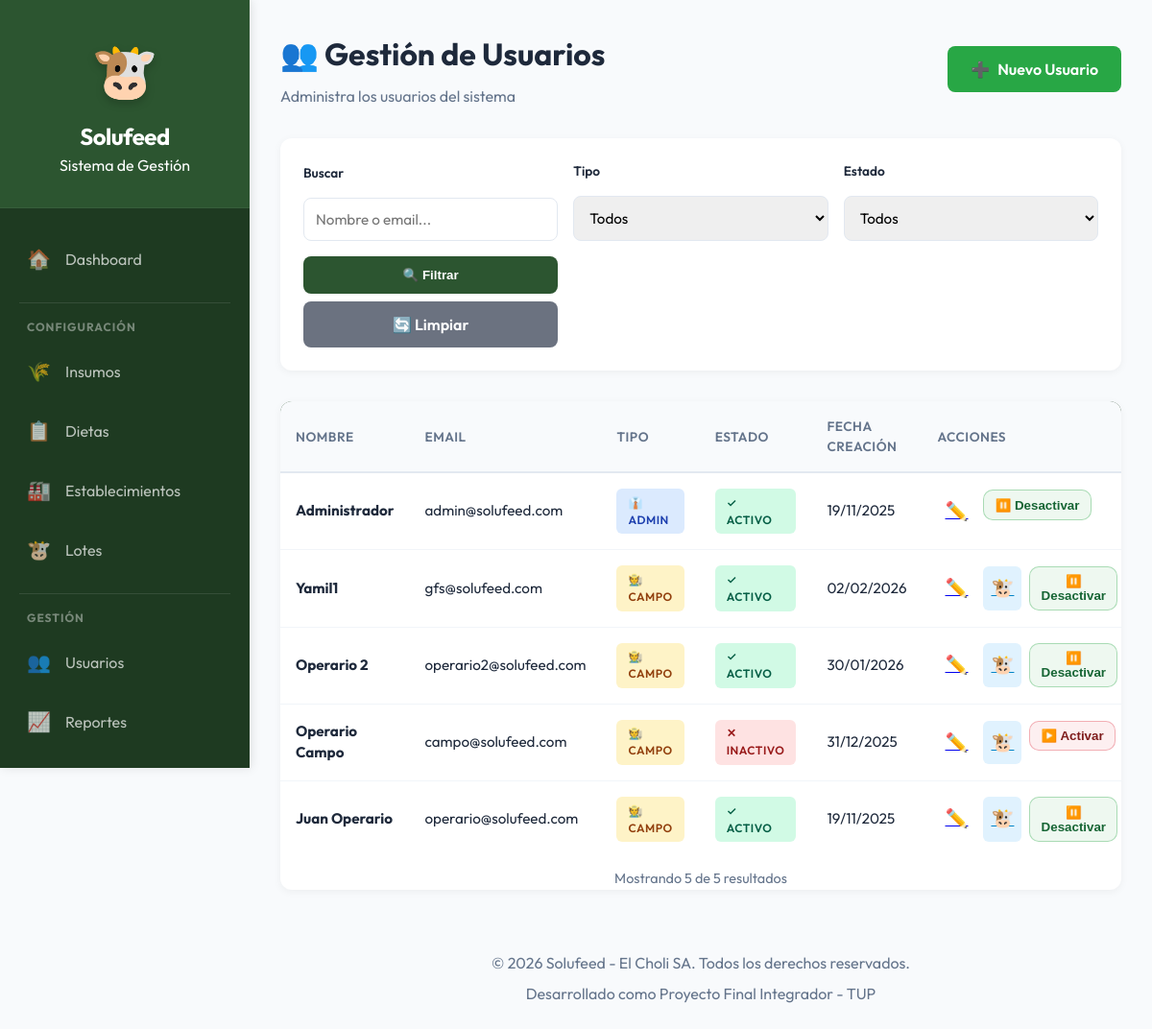
Screenshot of /solufeed/admin/usuarios/listar.php (signed in) with the database file from the repository.
### tables this page shows
CREATE TABLE `usuario` (
  `id_usuario` int(11) NOT NULL,
  `nombre` varchar(100) NOT NULL,
  `email` varchar(150) NOT NULL,
  `password_hash` varchar(255) NOT NULL,
  `tipo` enum('ADMIN','CAMPO') NOT NULL,
  `activo` tinyint(1) NOT NULL DEFAULT 1,
  `fecha_creacion` datetime NOT NULL,
  `fecha_actualizacion` datetime DEFAULT NULL
);

### solufeed/includes/functions.php (called while the page is built, shortened)
<?php
function formatearFecha($fecha) {
    $timestamp = strtotime($fecha);
    return date('d/m/Y', $timestamp);
}
?>

### solufeed/admin/usuarios/listar.php (the view, shortened to what this page needs)
<?php
require_once '../../includes/functions.php';
$db = getConnection();
$me = (int)($_SESSION['usuario_id'] ?? 0);
$filtro_tipo = $_GET['tipo'] ?? '';
$busqueda = $_GET['busqueda'] ?? '';
$busqueda = trim((string)$busqueda);
$por_pagina = 10;
$pagina_actual = isset($_GET['pagina']) ? (int)$_GET['pagina'] : 1;
$offset = ($pagina_actual - 1) * $por_pagina;
if ($filtro_tipo === 'ADMIN') {
    $where = "WHERE id_usuario = ?";
    $params = [$me];
} else {
    $campo_where = "tipo = 'CAMPO'";
    $campo_params = [];
    $where = "WHERE id_usuario = ? OR ($campo_where)";
    $params = array_merge([$me], $campo_params);
}
$stmt = $db->prepare("SELECT COUNT(*) FROM usuario $where");
$stmt->execute($params);
$total_registros = (int)$stmt->fetchColumn();
$sql = "SELECT id_usuario, nombre, email, tipo, activo, fecha_creacion FROM usuario $where";
$sql .= " ORDER BY (id_usuario = ?) DESC, fecha_creacion DESC";
$sql .= " LIMIT $por_pagina OFFSET $offset";
$params_data = array_merge($params, [$me]);
$stmt = $db->prepare($sql);
$stmt->execute($params_data);
$usuarios = $stmt->fetchAll();
        ?>
<?php
require_once '../../includes/header.php';
?>
<div class="container">
        <div class="usuarios-header">
            <div>
                <h1>👥 Gestión de Usuarios</h1>
                <p style="color: var(--text-muted); margin-top: 0.5rem;">
                    Administra los usuarios del sistema
                </p>
            </div>
            <a href="crear.php" class="btn-nuevo">
                <span>➕</span>
                Nuevo Usuario
            </a>
        </div>
        <div class="filters-section">
            <form method="GET" class="filters-grid">
                <div class="filter-group">
                    <label>Buscar</label>
                    <input type="text" name="busqueda" placeholder="Nombre o email..."
                           value="<?php echo htmlspecialchars($busqueda); ?>">
                </div>
                <div class="filter-group">
                    <label>Tipo</label>
                    <select name="tipo">
                        <option value="">Todos</option>
                    </select>
                </div>
                <div class="filter-group">
                    <label>Estado</label>
                    <select name="estado">
                        <option value="">Todos</option>
                    </select>
                </div>
                <div class="filter-group" style="display: flex; gap: 0.5rem;">
                    <button type="submit" class="btn-filter">🔍 Filtrar</button>
                    <a href="listar.php" class="btn-filter btn-clear" style="text-decoration: none; text-align: center;">🔄 Limpiar</a>
                </div>
            </form>
        </div>
        <div class="usuarios-table">
            <?php if (count($usuarios) > 0): ?>
                <table>
                    <thead>
                        <tr>
                            <th>Nombre</th>
                            <th>Email</th>
                            <th>Tipo</th>
                            <th>Estado</th>
                            <th>Fecha Creación</th>
                            <th>Acciones</th>
                        </tr>
                    </thead>
                    <tbody>
                        <?php foreach ($usuarios as $usuario): ?>
                            <tr>
                                <td><strong><?php echo htmlspecialchars($usuario['nombre']); ?></strong></td>
                                <td><?php echo htmlspecialchars($usuario['email']); ?></td>
                                <td>
                                    <span class="badge badge-<?php echo strtolower($usuario['tipo']); ?>">
                                        <?php echo $usuario['tipo'] === 'ADMIN' ? '👔 Admin' : '🧑‍🌾 Campo'; ?>
                                    </span>
                                </td>
                                <td>
                                    <span class="badge badge-<?php echo $usuario['activo'] ? 'activo' : 'inactivo'; ?>">
                                        <?php echo $usuario['activo'] ? '✓ Activo' : '✕ Inactivo'; ?>
                                    </span>
                                </td>
                                <td><?php echo formatearFecha($usuario['fecha_creacion']); ?></td>
                                <td>
                                    <div class="actions">
                                        <a href="editar.php?id=<?php echo $usuario['id_usuario']; ?>"
                                           class="btn-icon" title="Editar">✏️</a>
                                        <?php if ($usuario['tipo'] === 'CAMPO'): ?>
                                            <a href="asignar_lotes.php?id=<?php echo $usuario['id_usuario']; ?>"
                                               class="btn-icon" title="Asignar Lotes" style="background: #e0f2fe; color: #0284c7;">
                                                🐮
                                            </a>
                                        <?php endif; ?>
                                        <form method="POST" action="toggle_estado.php" style="display:inline;" onsubmit="return confirm('¿Confirmar cambio de estado?')">
                                            <button type="submit" class="btn-state <?php echo $usuario['activo'] ? 'on' : 'off'; ?>" title="<?php echo $usuario['activo'] ? 'Desactivar' : 'Activar'; ?>">
                                                <?php echo $usuario['activo'] ? '⏸️ Desactivar' : '▶️ Activar'; ?>
                                            </button>
                                        </form>
                                    </div>
                                </td>
                            </tr>
                        <?php endforeach; ?>
                    </tbody>
                </table>
                <div style="text-align: center; margin-top: 0.75rem; color: var(--text-muted); font-size: 0.9rem;">
                    Mostrando <?php echo count($usuarios); ?> de <?php echo $total_registros; ?> resultados
                </div>
            <?php endif; ?>
        </div>
    </div>
<?php require_once '../../includes/footer.php'; ?>

### solufeed/assets/css/main.css (style rules this page uses)
:root { --primary: #2c5530; --primary-light: #3d7043; --primary-dark: #1e3a21; --secondary: #1e6091; --accent: #f4a261; --success: #28a745; --danger: #dc3545; --warning: #ffc107; --info: #17a2b8; --bg-main: #f8fafc; --surface: #ffffff; --border: #e2e8f0; --text-main: #1e293b; --text-muted: #64748b; --text-on-primary: #ffffff; --shadow-sm: 0 1px 3px rgba(0, 0, 0, 0.12); --shadow-md: 0 4px 6px -1px rgba(0, 0, 0, 0.1), 0 2px 4px -1px rgba(0, 0, 0, 0.06); --shadow-lg: 0 10px 15px -3px rgba(0, 0, 0, 0.1), 0 4px 6px -2px rgba(0, 0, 0, 0.05); --radius: 12px; --text: var(--text-main); --shadow: var(--shadow-md); --bg-glass: rgba(255, 255, 255, 0.85); --accent-color: var(--accent); }
* { margin: 0; padding: 0; box-sizing: border-box; }
body { font-family: 'Outfit', 'Inter', -apple-system, sans-serif; background-color: var(--bg-main); color: var(--text-main); line-height: 1.5; -webkit-font-smoothing: antialiased; }
table { width: 100%; border-collapse: collapse; }
th { background: var(--bg-main); padding: 1rem; text-align: center; font-size: 0.85rem; text-transform: uppercase; color: var(--text-muted); font-weight: 700; border-bottom: 2px solid var(--border); }
td { padding: 1rem; border-bottom: 1px solid var(--border); font-size: 0.95rem; }
tr:last-child td { border-bottom: none; }
label { display: block; font-weight: 600; margin-bottom: 0.5rem; color: var(--text-main); }
input[type="text"], input[type="number"], input[type="date"], input[type="time"], input[type="email"], input[type="password"], select, textarea { width: 100%; padding: 0.75rem 1rem; border: 1px solid var(--border); border-radius: 8px; font-family: inherit; font-size: 1rem; transition: border-color 0.2s ease, box-shadow 0.2s ease; }
.btn-state { display:inline-flex; align-items:center; gap:.4rem; padding:.45rem .7rem; border-radius: 10px; border: 1px solid var(--border); background:#fff; font-weight: 800; cursor:pointer; }
.btn-state.on { border-color: rgba(40,167,69,.35); background: rgba(40,167,69,.08); color:#166534; }
.btn-state.off { border-color: rgba(220,53,69,.35); background: rgba(220,53,69,.08); color:#7f1d1d; }

### solufeed/admin/usuarios/listar.php (style rules this page uses)
.usuarios-header { display: flex; justify-content: space-between; align-items: center; margin-bottom: 2rem; flex-wrap: wrap; gap: 1rem; }
.filters-section { background: white; padding: 1.5rem; border-radius: 12px; box-shadow: 0 2px 8px rgba(0,0,0,0.05); margin-bottom: 2rem; }
.filters-grid { display: grid; grid-template-columns: repeat(auto-fit, minmax(200px, 1fr)); gap: 1rem; align-items: end; }
.filter-group { display: flex; flex-direction: column; gap: 0.5rem; }
.filter-group label { font-size: 0.85rem; font-weight: 600; color: var(--text); }
.filter-group input, .filter-group select { padding: 0.75rem; border: 1px solid #e2e8f0; border-radius: 8px; font-family: inherit; font-size: 0.95rem; }
.btn-filter { padding: 0.75rem 1.5rem; background: var(--primary); color: white; border: none; border-radius: 8px; cursor: pointer; font-weight: 600; transition: all 0.3s ease; }
.btn-clear { background: #6b7280; }
.usuarios-table { background: white; border-radius: 12px; overflow: hidden; box-shadow: 0 2px 8px rgba(0,0,0,0.05); }
table { width: 100%; border-collapse: collapse; }
thead { background: linear-gradient(135deg, var(--primary) 0%, var(--primary-dark) 100%); color: white; }
th { padding: 1rem; text-align: left; font-weight: 600; font-size: 0.85rem; text-transform: uppercase; letter-spacing: 0.5px; }
td { padding: 1rem; border-bottom: 1px solid #f1f5f9; }
tbody tr { transition: background 0.2s ease; }
.badge { display: inline-block; padding: 0.35rem 0.75rem; border-radius: 6px; font-size: 0.75rem; font-weight: 600; text-transform: uppercase; letter-spacing: 0.5px; }
.badge-admin { background: #dbeafe; color: #1e40af; }
.badge-campo { background: #fef3c7; color: #92400e; }
.badge-activo { background: #d1fae5; color: #065f46; }
.badge-inactivo { background: #fee2e2; color: #991b1b; }
.actions { display: flex; gap: 0.5rem; }
.btn-icon { padding: 0.5rem; border: none; background: none; cursor: pointer; font-size: 1.2rem; transition: transform 0.2s ease; border-radius: 6px; }
.btn-nuevo { padding: 0.75rem 1.5rem; background: var(--success); color: white; text-decoration: none; border-radius: 8px; font-weight: 600; display: inline-flex; align-items: center; gap: 0.5rem; transition: all 0.3s ease; }

### rows the page displays
usuario: nombre "Administrador", email "admin@solufeed.com", tipo "👔 ADMIN", activo "✓ ACTIVO", fecha_creacion "19/11/2025"
usuario: nombre "Yamil1", email "gfs@solufeed.com", tipo "🧑‍🌾 CAMPO", activo "✓ ACTIVO", fecha_creacion "02/02/2026"
usuario: nombre "Operario 2", email "operario2@solufeed.com", tipo "🧑‍🌾 CAMPO", activo "✓ ACTIVO", fecha_creacion "30/01/2026"
usuario: nombre "Operario Campo", email "campo@solufeed.com", tipo "🧑‍🌾 CAMPO", activo "✕ INACTIVO", fecha_creacion "31/12/2025"
usuario: nombre "Juan Operario", email "operario@solufeed.com", tipo "🧑‍🌾 CAMPO", activo "✓ ACTIVO", fecha_creacion "19/11/2025"

### other values shown
count($usuarios) "5"
$total_registros "5"
